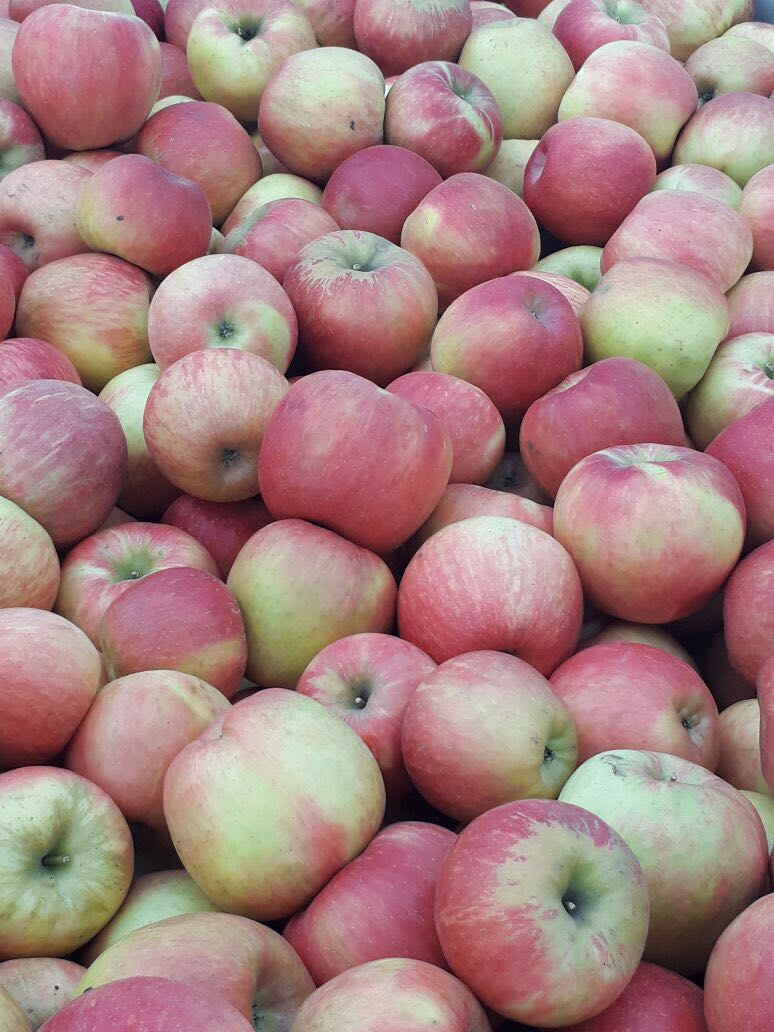
#> input picture images/apples.jpeg, 774 x 1032 px
$ python threshold_test.py -i ../images/apples.jpeg
#> lines starting #> are read from the running program, lines starting #| are printed output that depends on the picture; after the words box and inside, x2 and y2 are one past the last pixel; in counts of white or black regions, pixels touching at a corner belong together
#> further down, image_o is the input picture: shape (1032, 774, 3); mean B, G, R 127.3, 129.5, 165.5
#> `hsv     = cv2.cvtColor(image_o, cv2.COLOR_BGR2HSV)`: hsv: shape (1032, 774, 3); mean H, S, V 95.9, 78.6, 167.9
import numpy as np
import cv2
from matplotlib import pyplot as plt
import argparse

def build_red_mask(image_hsv):
    h, s, v = cv2.split(image_hsv)
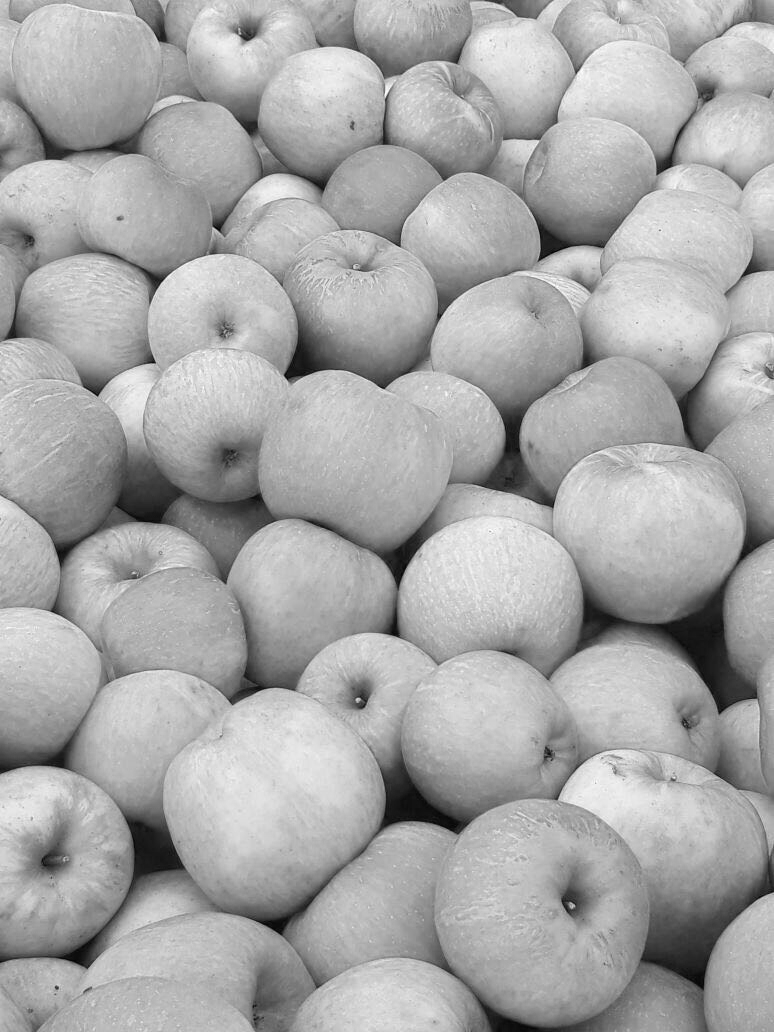
#> v: shape (1032, 774); min 1, max 255, mean 167.9
    ret, mh = cv2.threshold(h, 325/2, 255, cv2.THRESH_BINARY)       # Mayor al primer valor
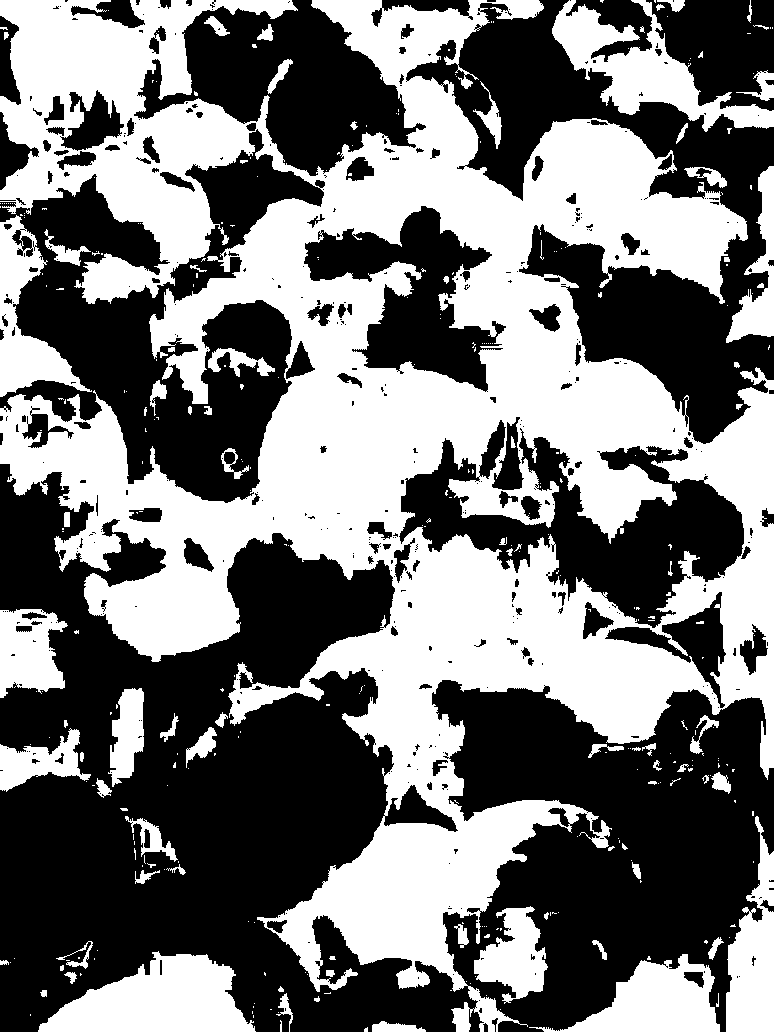
#> mh: shape (1032, 774); 46.4% white; 337 white regions (249 under 20 px), largest, box (x1, y1, x2, y2) and area: (0, 0, 774, 1032) 303855, (38, 951, 256, 1032) 10834, (552, 0, 774, 132) 9728
#> ret = 162
    ret, mn = cv2.threshold(h, 360/2, 255, cv2.THRESH_BINARY_INV)   # Menor al segundo valor
#> mn: shape (1032, 774); every value is 255
#> ret = 180
    mh      = cv2.bitwise_and(mh, mn)
    ret, mh2= cv2.threshold(h, 0/2, 255, cv2.THRESH_BINARY)       # Mayor al primer valor
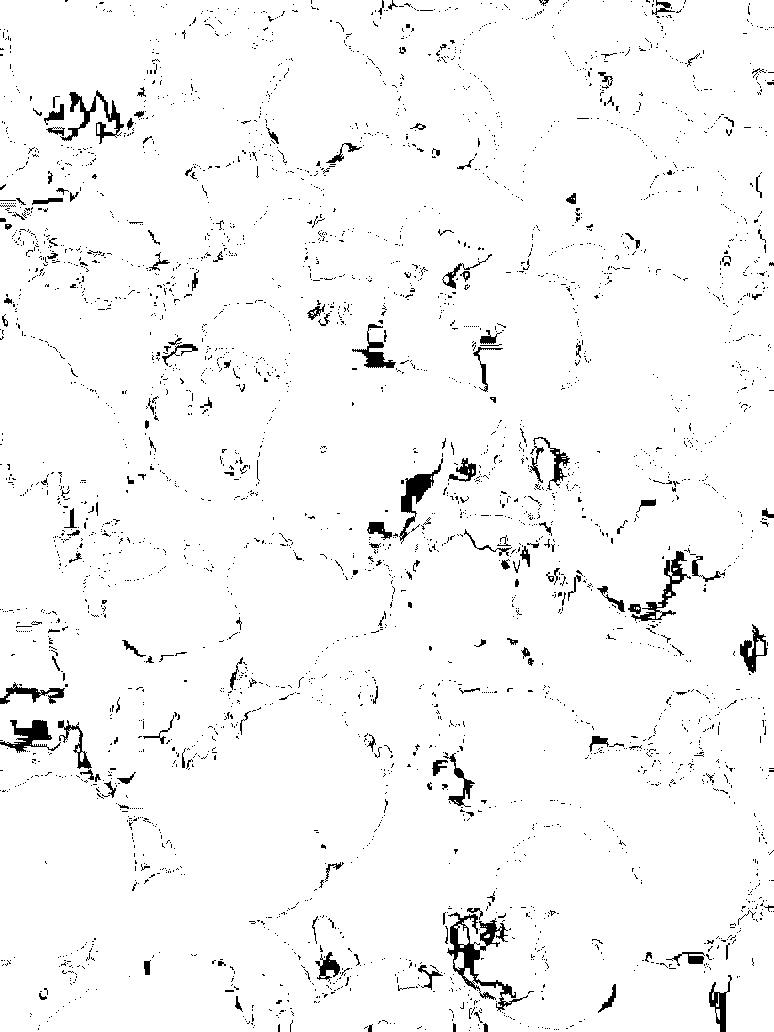
#> mh2: shape (1032, 774); 96.6% white; 3384 black regions (3199 under 20 px), largest, box (x1, y1, x2, y2) and area: (447, 912, 528, 1012) 1774, (60, 90, 124, 144) 886, (399, 458, 443, 544) 886
    ret, mn2= cv2.threshold(h, 10/2, 255, cv2.THRESH_BINARY_INV)   # Menor al segundo valor
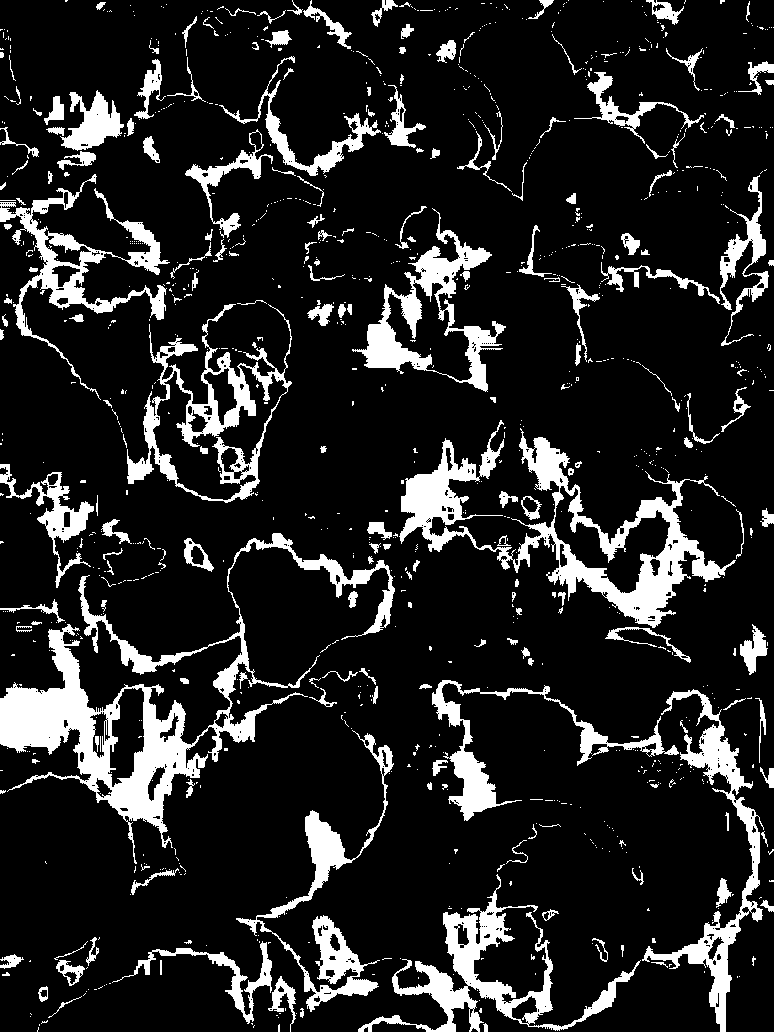
#> mn2: shape (1032, 774); 14.2% white; 1054 white regions (855 under 20 px), largest, box (x1, y1, x2, y2) and area: (0, 533, 395, 864) 20085, (399, 420, 736, 628) 14749, (358, 874, 641, 1032) 7804
#> ret = 5
    mh2     = cv2.bitwise_and(mh2, mn2)
#> mh2: shape (1032, 774); 10.9% white; 987 white regions (788 under 20 px), largest, box (x1, y1, x2, y2) and area: (0, 624, 208, 848) 11181, (515, 477, 736, 617) 6309, (127, 318, 292, 503) 5520
    mh      = cv2.bitwise_or(mh, mh2)
#> mh: shape (1032, 774); 57.3% white; 2643 black regions (2377 under 20 px), largest, box (x1, y1, x2, y2) and area: (0, 672, 448, 1032) 77802, (442, 683, 753, 1032) 53744, (532, 224, 774, 442) 21088
    mask    = cv2.merge((mh,mh,mh))
#> mask: shape (1032, 774, 3); mean H, S, V 146.1, 146.1, 146.1
    return mask

parser = argparse.ArgumentParser(description='Threshold color channels of an image.')
parser.add_argument('--image', '-i', help='Image to process.')
args = parser.parse_args()

image_file = args.image

image_o = cv2.imread(image_file)
hsv     = cv2.cvtColor(image_o, cv2.COLOR_BGR2HSV)

mask = build_red_mask(hsv)
# Now convolute with circular disc
disc = cv2.getStructuringElement(cv2.MORPH_ELLIPSE,(5,5))
cv2.filter2D(mask,-1,disc,mask)
#> mask: shape (1032, 774, 3); mean H, S, V 171.1, 171.1, 171.1

image_r = cv2.bitwise_and(image_o, mask)

plt.subplot(221)
plt.axis('off')
plt.imshow(cv2.cvtColor(image_o, cv2.COLOR_BGR2RGB))
plt.title('Imagen Original')

plt.subplot(222)
plt.axis('off')
plt.imshow(mask, 'gray')
plt.title('Máscara')

plt.subplot(223)
plt.axis('off')
plt.imshow(cv2.cvtColor(image_r, cv2.COLOR_BGR2RGB))
plt.title('Imagen Resultante')

image_g = cv2.bitwise_and(image_o, cv2.bitwise_not(mask))
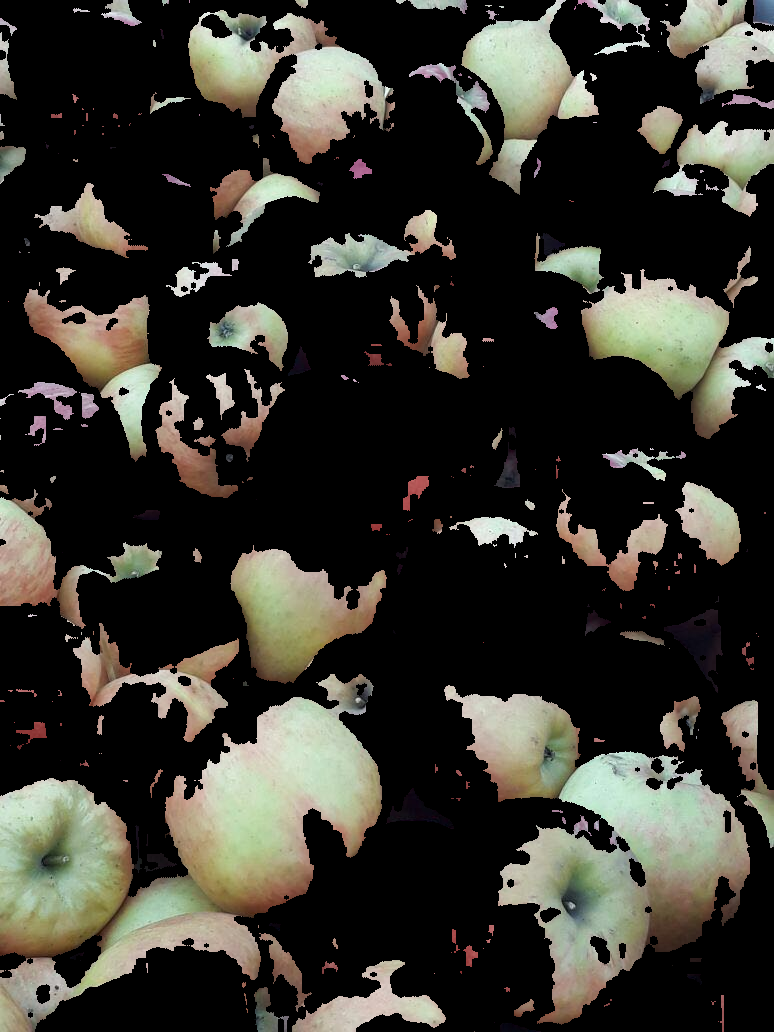
#> image_g: shape (1032, 774, 3); mean B, G, R 46, 53.5, 54.9
plt.subplot(224)
plt.axis('off')
plt.imshow(cv2.cvtColor(image_g, cv2.COLOR_BGR2RGB))
plt.title('Imagen Resultante Invertida')


plt.show()
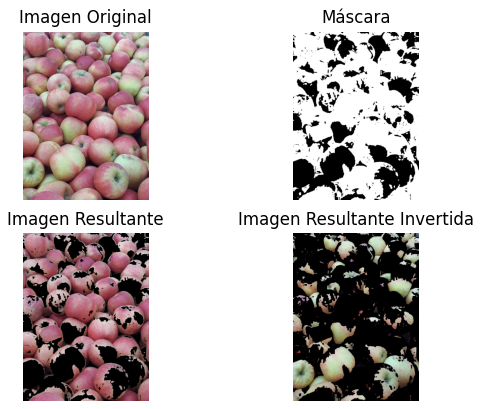
#> figure drawn by matplotlib, 4 panels
